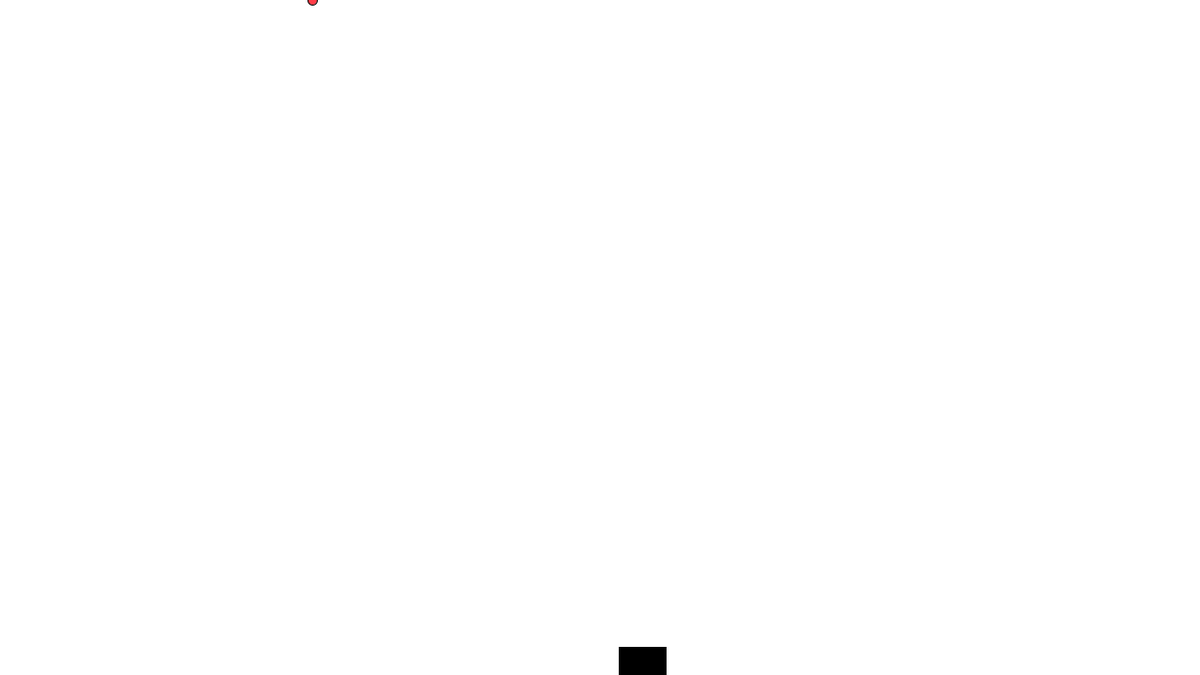
Frame 1 (no input)
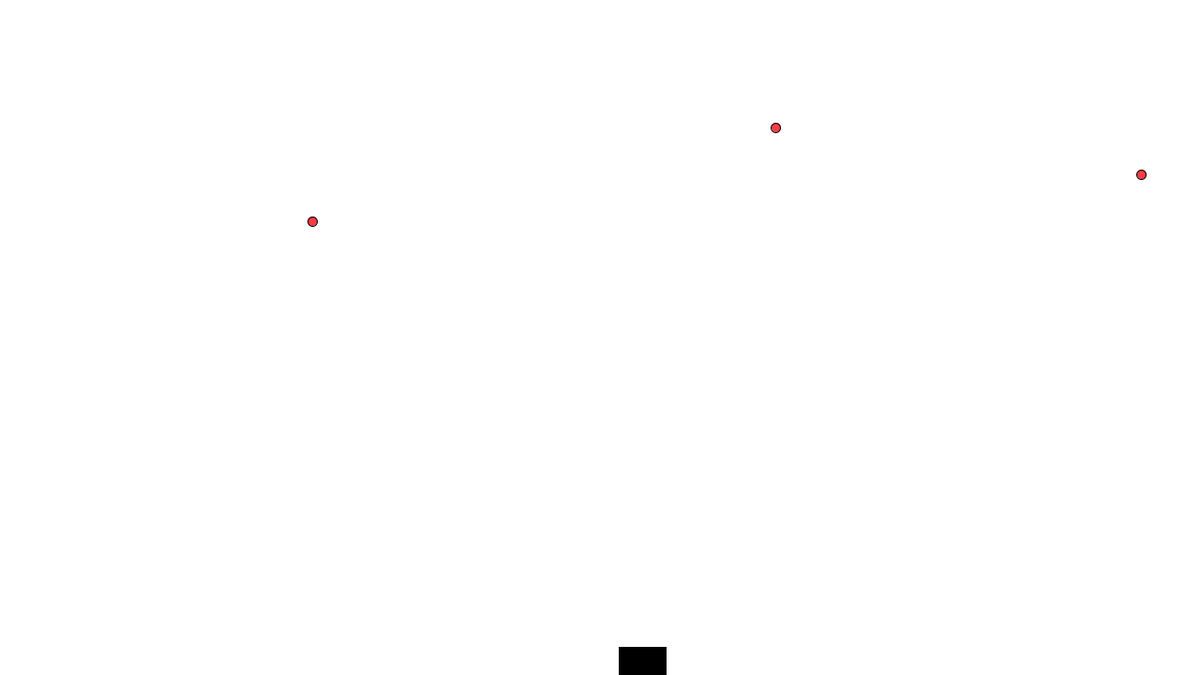
Frame 60 (the mouse pressed at the canvas centre just before this capture)
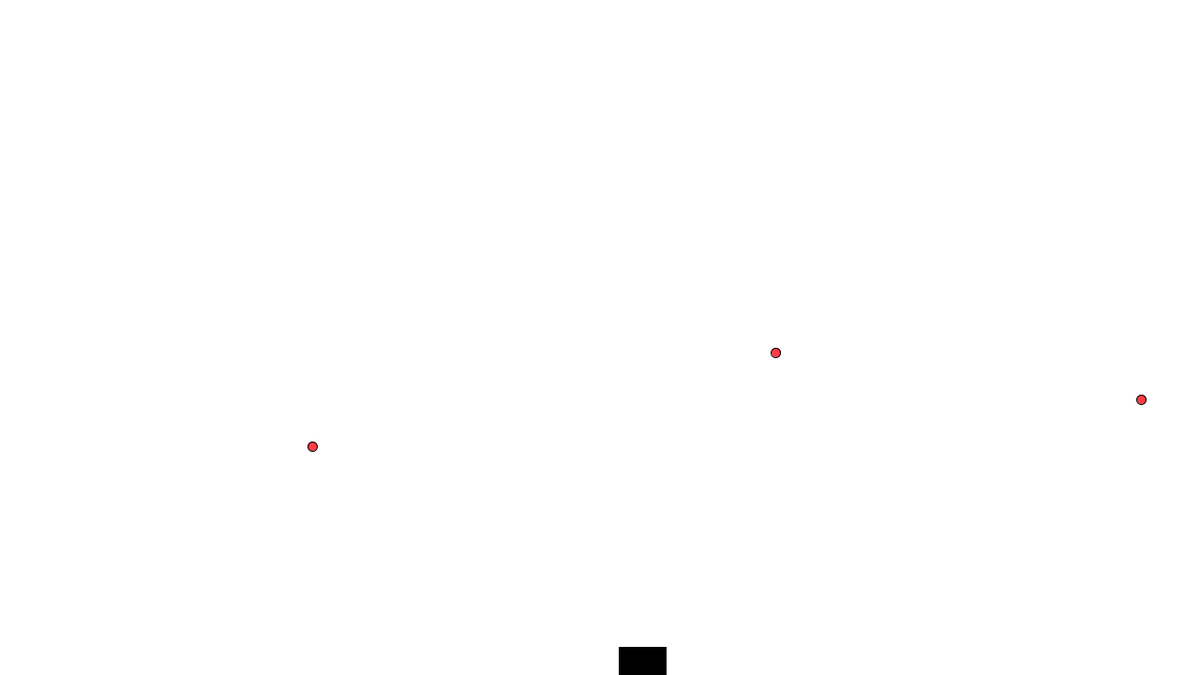
Frame 120 (the mouse held since frame 60 and released just before this capture)

The Processing sketch that drew these frames (run headless with seeded random() and noise(); from frame 60 on, the mouse is pressed at the canvas centre):

// Processing sketch: processing_116767
// ── processing_116767.pde

/*Spil, lab et rumskib som bevæger sig ud fra mus
Der skal tilfældigvis komme bomber, hvis rumskibet bliver ramt skal det eksplodere
*/
//Variabler
float randomx = random(1,1280);
float randomx2  = random(1,1280);
float randomx3 = random(1,1280);
int position_firkant = 660;
float positiony = -100;
float positiony2 = 0;
float positiony3 = -50;
int fald = 4;
int tid = 0;
int balls;
int game_over = 0;

//Setup
void setup()
{
  size(1280,720);
  frameRate(60);
  textSize(32);
}

void draw()
{
  background(#ffffff);
  physics();
  fill(0,0,0);
    rect(position_firkant,690,50,30);
  noFill();
  tid++;
  if(game_over==0)
  {
    shower();
    shower_2();
    shower_3();
  }
  game_over();


}

void game_over()
{
  if(positiony > 695 && positiony <= 720 && randomx > position_firkant && randomx <= position_firkant+55)
  {
    game_over = 1;
  }
  if(positiony2 > 695 && positiony2 <= 720 && randomx2 > position_firkant && randomx2<= position_firkant+55)
  {
    game_over = 1;
  }
  if(positiony3 > 695 && positiony3 <= 720 && randomx3 > position_firkant && randomx3<= position_firkant+55)
  {
    game_over = 1;
  }
  if(game_over==1)
  {
     text("GAME OVER",100,50); 
     frameRate(1);
    }
}

void shower()
{
    fill(255,60,70);
      ellipse(randomx,positiony,10,10);
    noFill();
    positiony = positiony+fald;
    if (positiony > 720)
    {
    positiony= random(-300,-150);
    randomx = random(1,1280);
    fald = fald+2;
    }

}
void shower_2()
{
    fill(255,60,70);
      ellipse(randomx2,positiony2,10,10);
    noFill();
    positiony2 = positiony2+fald;
    if (positiony2 > 720)
    {
    randomx2 = random(1,1280);
    positiony2 = random(-500,-300);
    fald = fald+2;
    }

}
void shower_3()
{
    fill(255,60,70);
      ellipse(randomx3,positiony3,10,10);
    noFill();
    positiony3 = positiony3+fald;
    if (positiony3 > 720)
    {
    randomx3 = random(1,1280);
    positiony3 = random(-500,-300);
    fald = fald+2;
    }

}

void physics()
{
  
  if(fald>=20)
    {
      fald= 20;
    }
//Controls
  if(key == CODED)
{
    if(keyCode == LEFT && keyPressed==true)
    {
      position_firkant = position_firkant-10;
    }
    if(keyCode == RIGHT && keyPressed==true)
    {
      position_firkant = position_firkant +10;
    }

}
//Boundaries
  if(position_firkant<=0)
  {
    position_firkant = 0;
  }
  else if (position_firkant >= 1230)
  {
    position_firkant = 1230;
  }
  //reset
  if(key=='r' || key=='R')
  {
   game_over=0; 
   frameRate(60);
  }
}
